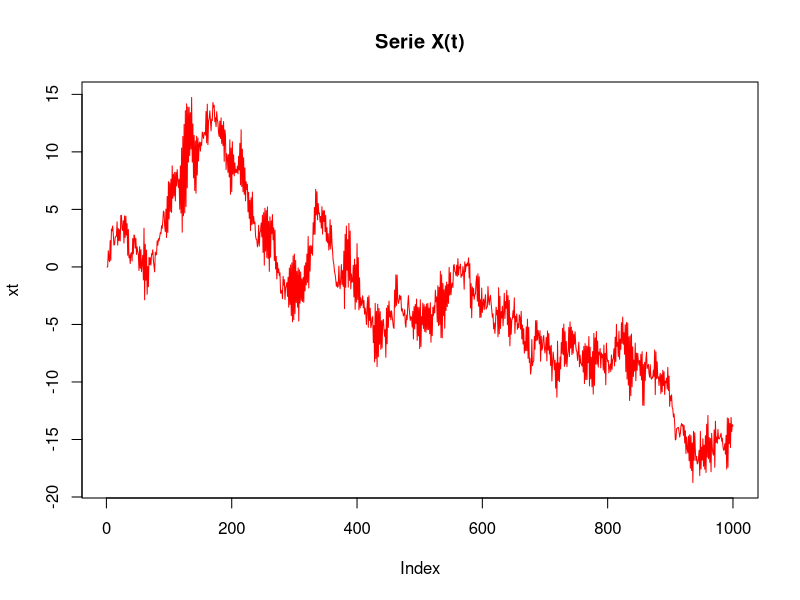
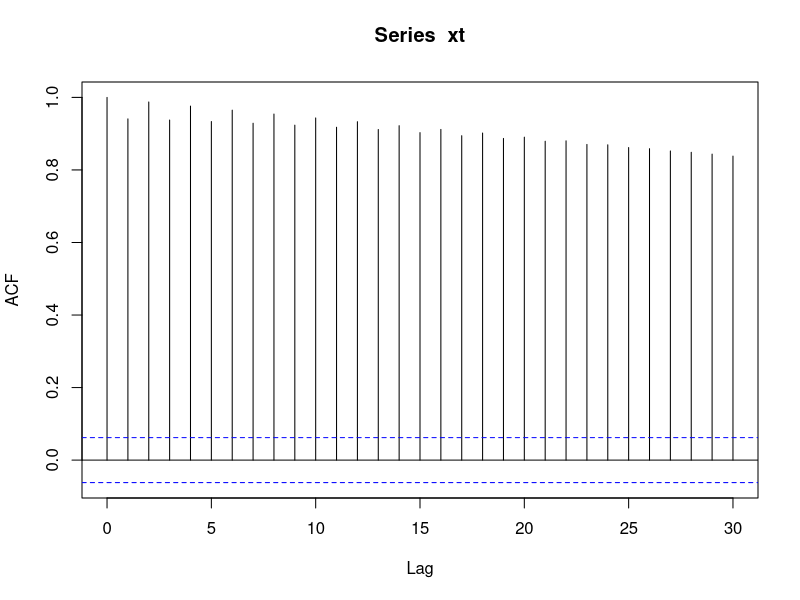
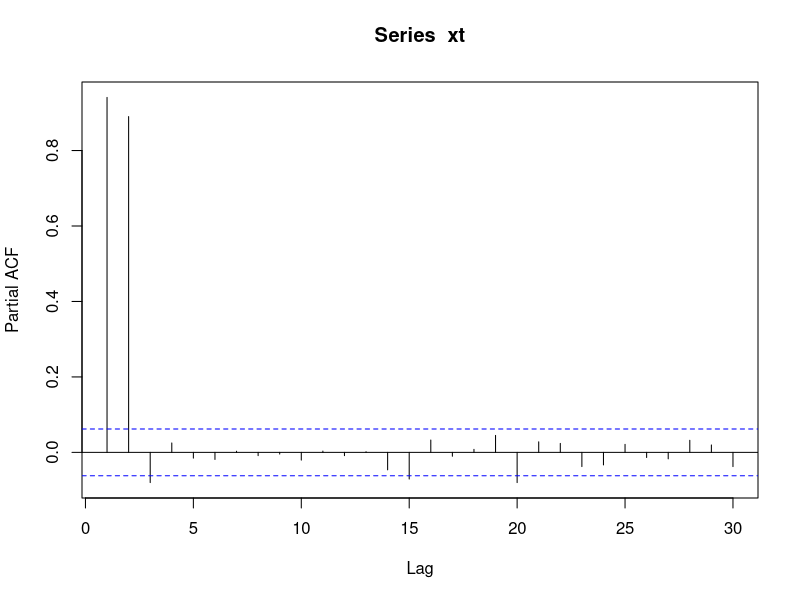
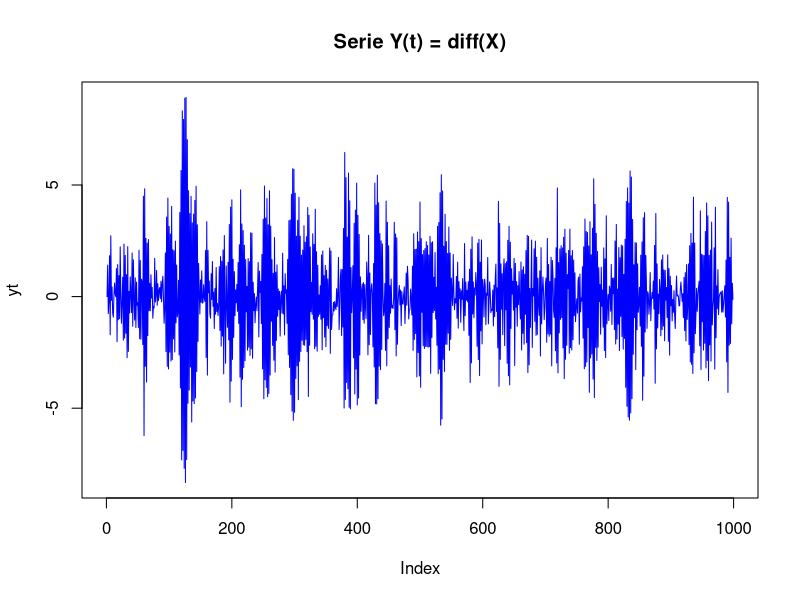
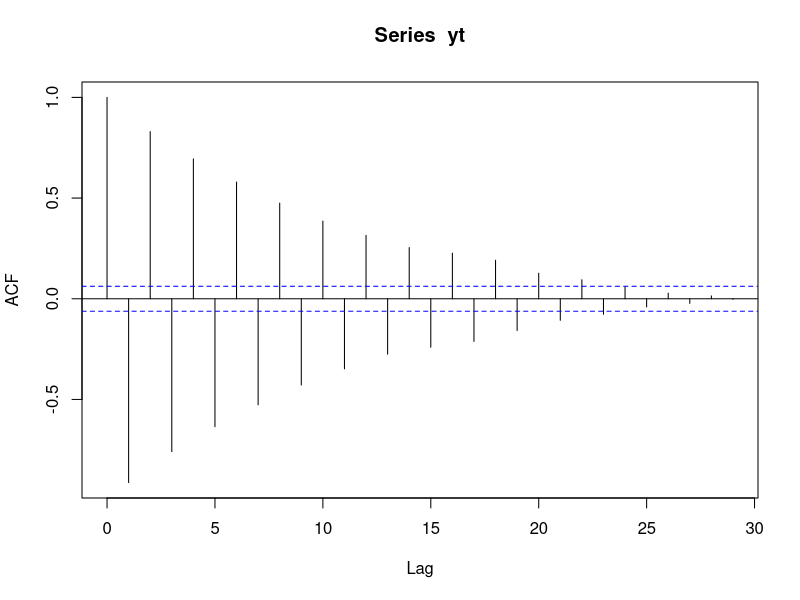
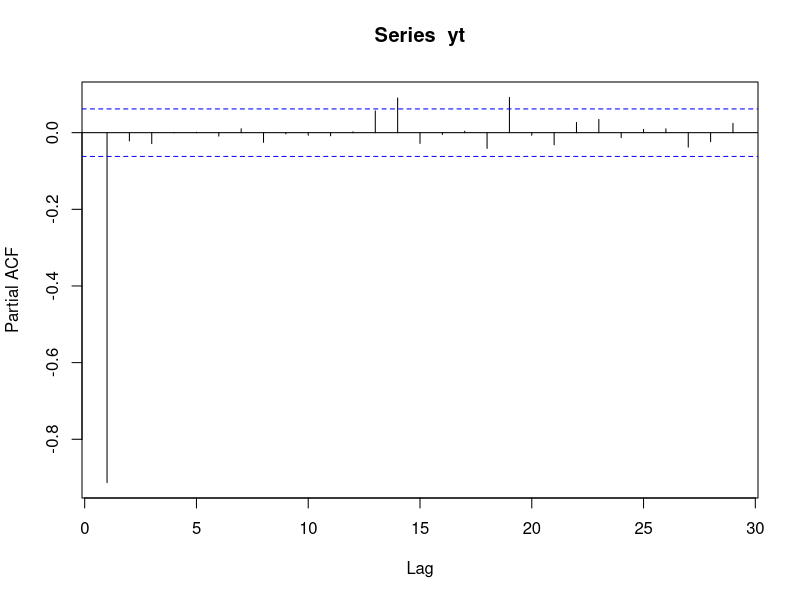
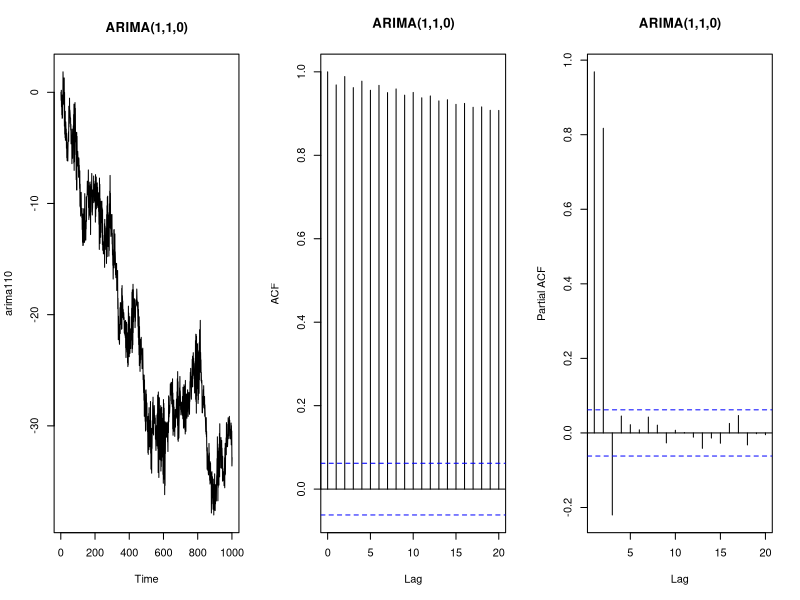
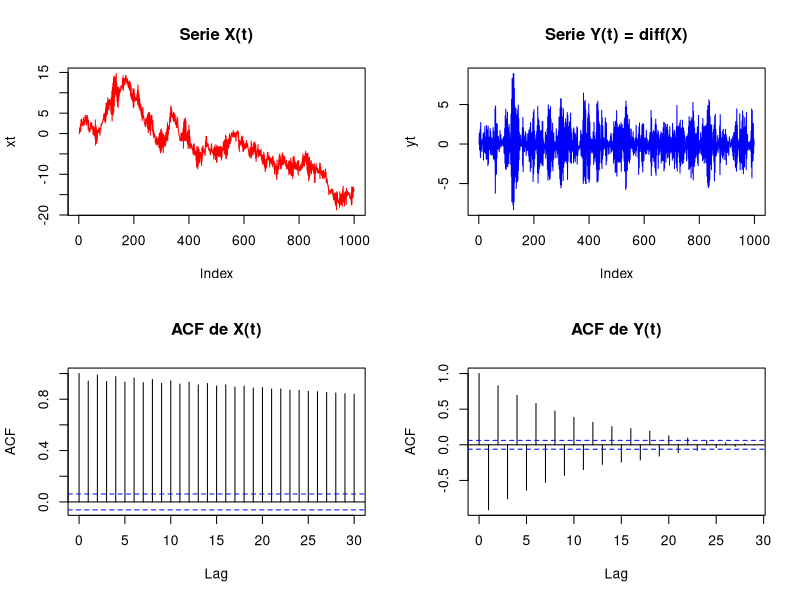

These charts were generated, in order, by the following R code:
# ==========================================================================
# 3o TRABALHO PRATICO - QUESTAO 4
# Modelo: X(t) = 0,1*X(t-1) + 0,9*X(t-2) + Z(t)
#   a) Verificar as condicoes de estacionariedade
#   b) Se nao for estacionario, como torna-lo estacionario?
# ==========================================================================

library(tseries)      # traz o kpss.test e o adf.test (usados pelo professor)
graphics.off()        # fecha graficos antigos que possam ter ficado abertos
set.seed(13679821) # semente do professor (Aulas/09/ProcEstocasticos.r): trava o sorteio
                      # e os resultados saem IGUAIS toda vez que o script for rodado

# --------------------------------------------------------------------------
# (a) ESTACIONARIEDADE - parte teorica (as contas do trabalho)
# --------------------------------------------------------------------------
# Equacao caracteristica do AR(2):  1 - 0,1*B - 0,9*B^2 = 0
# polyroot() pede os numeros do termo sem B ate o B^2: 1, -0,1, -0,9
raizes <- polyroot(c(1, -0.1, -0.9))
raizes                # as raizes: 1 e -1,11
Mod(raizes)           # "tamanho" de cada raiz. Para ser estacionario TODAS > 1

# Condicoes do triangulo do AR(2) (as 3 precisam ser verdadeiras)
a1 <- 0.1
a2 <- 0.9
a1 + a2 < 1           # FALSE -> reprovou (deu exatamente 1)
a2 - a1 < 1           # TRUE
abs(a2) < 1           # TRUE

# --------------------------------------------------------------------------
# (a) ESTACIONARIEDADE - parte pratica: gerar a serie e testar (estilo do professor)
# --------------------------------------------------------------------------
# Gera X(t) = 0,1*X(t-1) + 0,9*X(t-2) + Z(t), com Z ~ N(0,1), 1000 valores
xt <- c(0, 0)                      # dois valores iniciais (o modelo precisa de t-1 e t-2)
for (i in 3:1000) {
  xt[i] <- 0.1*xt[i-1] + 0.9*xt[i-2] + rnorm(1, 0, 1)
}
plot(xt, type = "l", col = "red", main = "Serie X(t)")
# A serie "passeia" e nao volta para uma media fixa.

# Teste KPSS: H0 = a serie e estacionaria. Se o p-valor < 0,05, REJEITA H0.
kpss.test(xt, null = "L")
# Teste ADF: H0 = a serie TEM raiz unitaria. Se o p-valor > 0,05, NAO rejeita
# (ou seja, nao da para dizer que e estacionaria).
adf.test(xt, alternative = "stationary")

# ACF e PACF de X
acf(xt)                            # cai bem devagar = sinal de raiz unitaria
pacf(xt)

# --------------------------------------------------------------------------
# (b) COMO TORNAR ESTACIONARIO: diferenciar uma vez
# --------------------------------------------------------------------------
# Fatorando: 1 - 0,1B - 0,9B^2 = (1 - B)(1 + 0,9B)
# (1 - B) e a raiz unitaria -> a diferenca Y(t) = X(t) - X(t-1) elimina ela.
# Sobra (1 + 0,9B)*Y(t) = Z(t), ou seja, Y(t) = -0,9*Y(t-1) + Z(t): um AR(1)
Mod(polyroot(c(1, 0.9)))           # 1,11 > 1 -> Y e estacionario

yt <- diff(xt)                     # Y(t) = X(t) - X(t-1)
plot(yt, type = "l", col = "blue", main = "Serie Y(t) = diff(X)")

kpss.test(yt, null = "L")          # agora o p-valor deve ficar > 0,05 (nao rejeita)
adf.test(yt, alternative = "stationary")   # agora o p-valor deve ficar < 0,05

acf(yt)                            # alterna de sinal e some rapido (AR(1) com alfa = -0,9)
pacf(yt)                           # corta no lag 1 (assinatura do AR(1))

# --------------------------------------------------------------------------
# Conferencia com arima.sim (como o professor faz): ARIMA(1,1,0) com ar = -0,9
# --------------------------------------------------------------------------
arima110 <- arima.sim(n = 1000, list(order = c(1, 1, 0), ar = c(-0.9)))
par(mfrow = c(1, 3))
plot.ts(arima110, main = "ARIMA(1,1,0)")
acf(arima110, type = "correlation", lag.max = 20, main = "ARIMA(1,1,0)")
pacf(arima110, lag.max = 20, main = "ARIMA(1,1,0)")
par(mfrow = c(1, 1))

# Os 4 graficos principais juntos (uma figura so, boa para colocar no trabalho)
par(mfrow = c(2, 2))
plot(xt, type = "l", col = "red",  main = "Serie X(t)")
plot(yt, type = "l", col = "blue", main = "Serie Y(t) = diff(X)")
acf(xt, main = "ACF de X(t)")
acf(yt, main = "ACF de Y(t)")
par(mfrow = c(1, 1))
